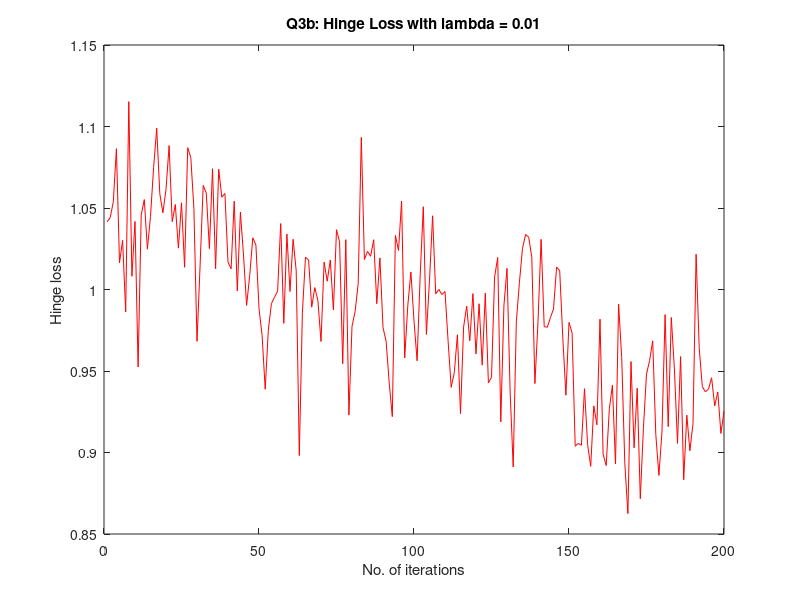
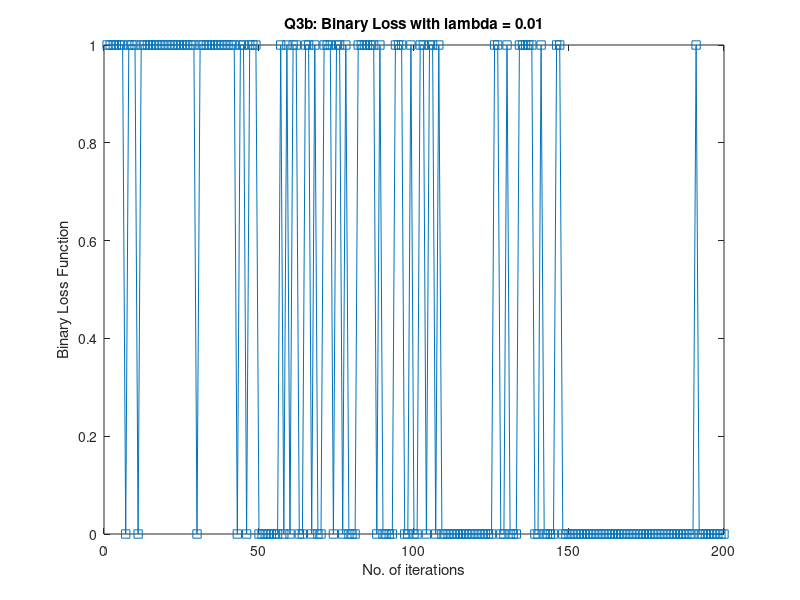

Write the MATLAB code that produced these figures, in order.
%Name = Sarwat Shaheen %ID = 214677322
clear; clc;
%Loading file with input matrix
A = load('fg_inputs.txt');
%Matrix contaning all inputs with first feature = 1
X = ones(200,4); X(1:200, 2:4) = A(1:200, 1:3);
%Matrix created for labels corresponding to X
Y(1:100, 1) = 1; Y(101:200) = -1;
%Vector created for parameters w, yet to be estimated
W = zeros(1, 4);
%SGD implementation for this Soft SVM %With Paramters T = 500; initial lambda = 1; N = 200;
T = 500; lambda = 1;
for i = 1:T
  %random index between 1 and 200 for SGD and step size
  random_index = randi(200); Wprime(i, :) = (1/(lambda*i)) * W(1,:);
  %if misclassified
  if ((X(random_index)*W'.*Y(random_index)) < 1)
    %Calculating gradient with respect to each parameter
    J(1) = (lambda*norm(W)) +  (-1.*Y(random_index).*X(random_index,1)); J(2) = (lambda*norm(W)) +  (-1.*Y(random_index).*X(random_index,2));
    J(3) = (lambda*norm(W)) +  (-1.*Y(random_index).*X(random_index,3)); J(4) = (lambda*norm(W)) +  (-1.*Y(random_index).*X(random_index,4));
    %Updating parameters
    W(1) = W(1) - J(1); W(2) = W(2) - J(2); W(3) = W(3) - J(3); W(4) = W(4) - J(4);
  endif
endfor
%Averaged final weight vector and final hypothesis
fW = sum(Wprime)/T; hTrained = X * fW';
%keeping track of hinge loss, emphirical loss, and binary loss
slack = max(0, (1 - (hTrained.*Y))); L = (lambda * norm(W)^2) + ((1/200) * sum(slack)); B = (hTrained .* Y < 0);
%Plotting binary and hinge loss plots
figure(1); plot(slack, 'r-'); xlabel('No. of iterations'); ylabel('Hinge loss'); title('Q3b: Hinge Loss with lambda = 0.01');
figure(2); plot(B, '-s'); xlabel('No. of iterations'); ylabel('Binary Loss Function'); title('Q3b: Binary Loss with lambda = 0.01');
%Weight vector based on last iterate
disp(fW);